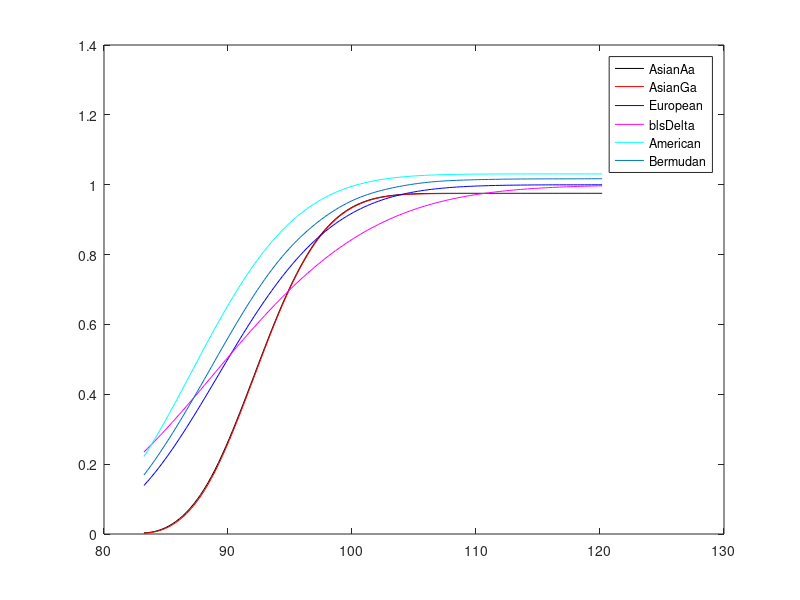

The MATLAB source for this figure:
clear;
clc;
tic
alpha = 1.99999;
r = 0.1;

T = 0.5;
Strike = 95;
NumOfTimeSteps=8;
 Sigma=0.15;
 lambda=sqrt(1.5);
 M=2*NumOfTimeSteps+1;
 StrCallPut='Call';
 %dynamics.S0=S0;
 %M_Bermudan=2;

 Underlying=100;
 %reading underlying for Asian Arithmetic
data1=load('AsianAaGreeks.txt'); 
x=data1(:,1);
AsianAaDelta=data1(:,2);

%reading underlying for Asia Geometric
data2=load('AsianGaGreeks.txt'); 
%x=data2(:,1);
AsianGaDelta=data2(:,2);  


%reading underlying for European
data2=load('EuropeanGreeks.txt'); 
%x=data2(:,1);
EuropeanDelta=data2(:,2); 

%reading underlying for American
data2=load('AmericanGreeks.txt'); 
%x=data2(:,1);
AmericanDelta=data2(:,2);


%reading underlying for Bermudan
data2=load('BermudanGreeks.txt'); 
%x=data2(:,1);
BermudanDelta=data2(:,2);


samplingRateIncrease = 10;
newXSamplePoints = linspace(min(x), max(x), length(x) * samplingRateIncrease);

smoothedYAsianAa = spline(x, AsianAaDelta, newXSamplePoints);

smoothedYAsianGa = spline(x, AsianGaDelta, newXSamplePoints);

smoothedYEuropean = spline(x,EuropeanDelta, newXSamplePoints);

smoothedYAmerican = spline(x,AmericanDelta, newXSamplePoints);

smoothedYBermudan = spline(x,BermudanDelta, newXSamplePoints);



plot(newXSamplePoints,smoothedYAsianAa,'k')
hold on

plot(newXSamplePoints,smoothedYAsianGa,'r')
hold on

plot(newXSamplePoints,smoothedYEuropean,'b')
hold on

blsDelta=blsdelta(newXSamplePoints,Strike,r,T,Sigma);
plot(newXSamplePoints,blsDelta,'m')

plot(newXSamplePoints,smoothedYAmerican,'c')
hold on

plot(newXSamplePoints,smoothedYBermudan)

legend('AsianAa','AsianGa', 'European', 'blsDelta', 'American', 'Bermudan')
saveas(gcf,'SmoothPointPlot_Aux31.png')
hold off
%hold off
toc